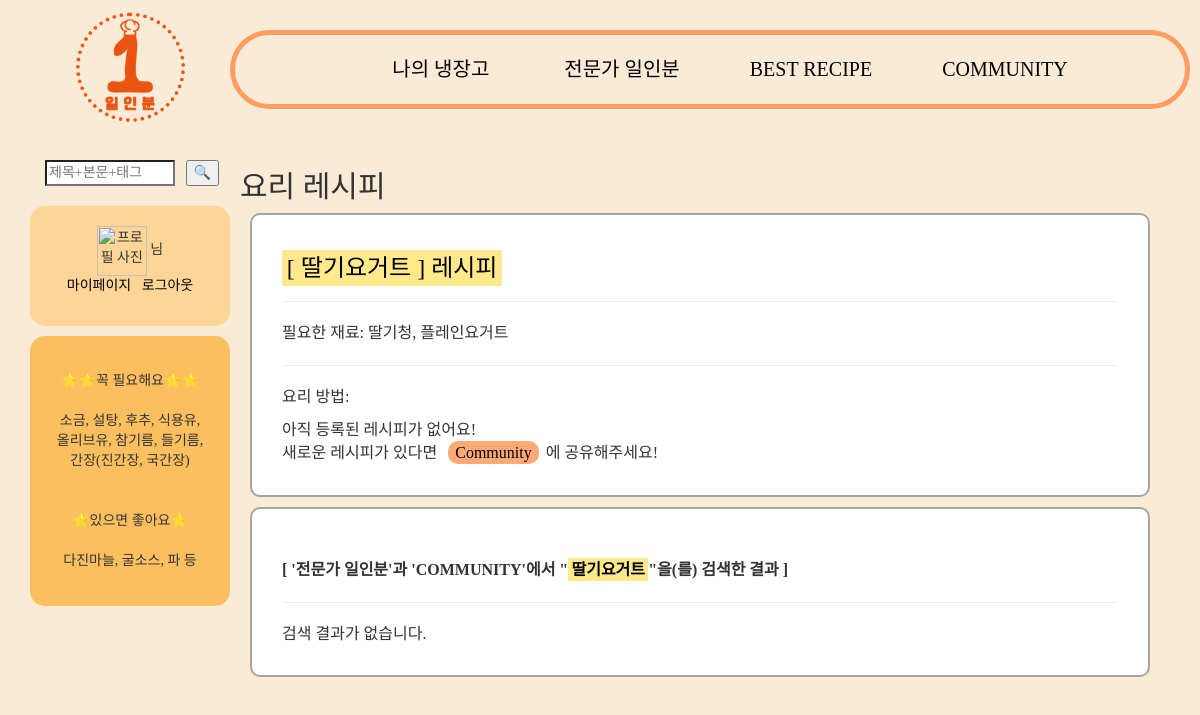
Before: /recipy/11/ (signed in) with the older database file.
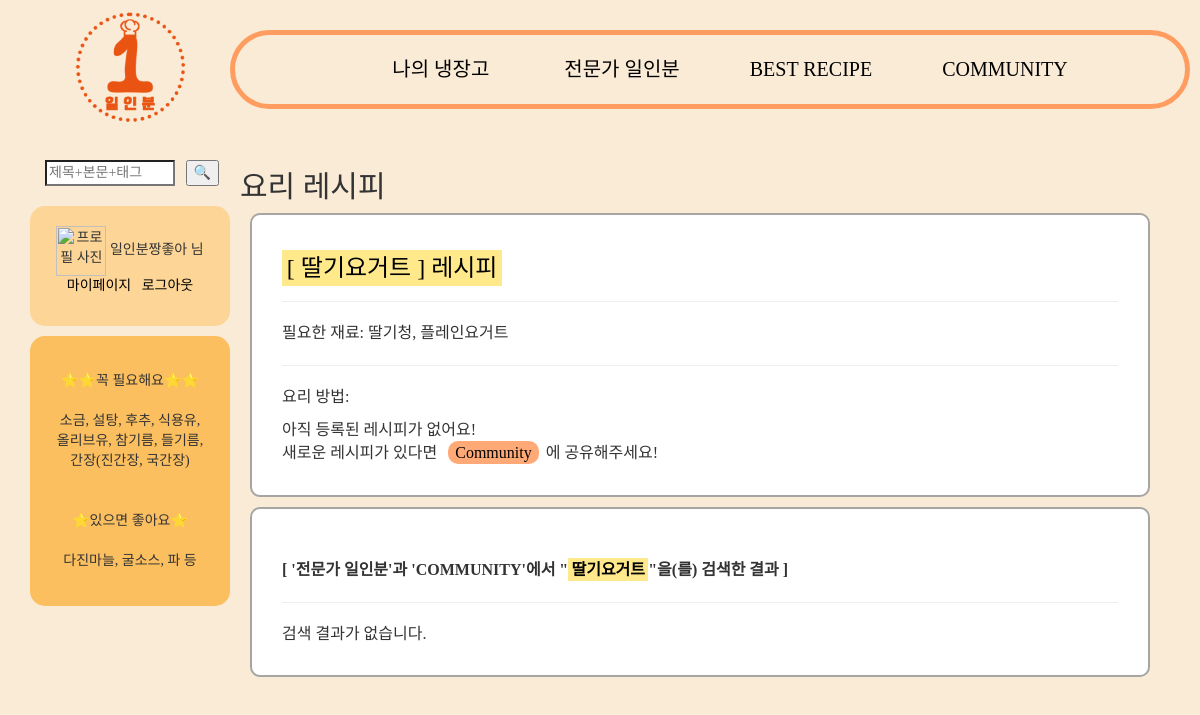
After: the same page with the newer database file.
### accounts/models.py (models this page shows, shortened)
class CustomerUser(AbstractUser):
    POSITION = (
        ('일반', '일반'),
        ('사업자', '사업자'),
    )
    position = models.CharField(verbose_name='등급', max_length=1000, choices=POSITION)
    upload = CloudinaryField('uploads',blank=True,null=True)
    profile = CloudinaryField('images/',default='default_susbwu.JPG',blank=True,null=False)
    nickname = models.CharField(max_length=100)
    email = models.EmailField()

### home/views.py (the view)
# urls.py: path('recipy/<int:dish_id>/', home.views.recipy, name="recommendrecipy"),
def recipy(request, dish_id):
    dish_recipy = get_object_or_404(Dish, pk = dish_id)
    post_object = Post.objects.all()
    expert_object = Expert.objects.all()
    if dish_recipy:
        result = post_object.filter (title__contains=dish_recipy) | post_object.filter(content__contains = dish_recipy)
        result2 = expert_object.filter (title__contains = dish_recipy) | expert_object.filter(body__contains = dish_recipy)
    return render(request, 'recipy.html', {'dish' : dish_recipy, 'result': result, 'result2':result2})

### fridge/models.py (called while the page is built)
    def __str__(self):
        return self.name

### fridge/templates/recipy.html (shortened to what this page needs)
{% extends 'base.html' %}
{% block content %}
<!DOCTYPE html>
<html lang="ko">
<head>
</head>
<body>
    <h2>요리 레시피</h2>
    <article class="recipy">
        <section>
            <h3><mark>[ {{dish.name}} ] 레시피</mark></h3>
            <hr>
        </section>
        <section>
            <p>필요한 재료: {{dish.ingredients}}</p>
            <hr>
        </section>
        <section>
            <p>요리 방법: </p>
            {% if dish.recipy %}
            <pre style="font-family: 'Noto Sans KR'; font-size:12pt;">{{dish.recipy}}</pre>
            {% else %}
            <p>아직 등록된 레시피가 없어요! <br>
                새로운 레시피가 있다면 <a href="{% url 'list' %}" class="gocommunity" title="커뮤니티로 이동">Community</a>에 공유해주세요!</p>
            {% endif%}
        </section>
    </article>
    <article class="recipy">
        <section>
            <div class="row mt-5">
                <div class="col-12">
                    <b>[ '전문가 일인분'과 'COMMUNITY'에서 "<mark>{{dish.name}}</mark>"을(를) 검색한 결과 ]</b><hr>
                    {% if result or result2 %}
                    <table class="table table-hover">
                <thead>
                    <tr>
                    <th scope="col" style="text-align:center;">No</th>
                    <th scope="col" style="text-align:center;">제목</th>
                    <th scope="col" style="text-align:center;">글쓴이</th>
                    <th scope="col" style="text-align:center;">작성일</th>
                    <th scope="col" style="text-align:center;">추천수</th>
                    <th scope="col" style="text-align:center;">게시판</th>
                    </tr>
                </thead>
                <tbody style="text-align:center;">
                        {% for post in result %}
                        <tr>
                        <th scope="row"> {{forloop.revcounter}} </th>
                        <td><a href="{% url 'postshow' post.id %}">{{post.title}}</a></td>
                        <td>{{ post.writer }}</td>
                        <td>{{ post.pub_date }}</td>
                        <td>{{ post.like.all.count }}</td>
                        <td> COMMUNITY </td>
                        </tr>
                        {% endfor %}
                        {% for expert in result2 %}
                        <tr>
                        <th scope="row">{{ expert.id }}</th>
                        <td><a href="{% url 'detail' expert.id %}">{{ expert.title }}</a></td>
                        <td>{{ expert.writer }}</td>
                        <td>{{ expert.pub_date }}</td>
                        <td></td>
                        <td> 전문가일인분 </td>
                        {% endfor %}
                        {% else %}
                            <p>검색 결과가 없습니다.</p>
                    {% endif %}
                </div>
            </div>
        </section>
    </article>
</body>
</html>
{% endblock %}

### oneportion/templates/base.html (shortened to what this page needs)
{% load bootstrap4 %}
{% bootstrap_css %}
{% load static %}
<head>
<link rel="stylesheet" href="https://maxcdn.bootstrapcdn.com/bootstrap/3.3.2/css/bootstrap.min.css">
<link rel="stylesheet" href="https://maxcdn.bootstrapcdn.com/bootstrap/3.3.2/css/bootstrap-theme.min.css">
</head>
<body style="background-color: antiquewhite;">
<div class="container">
  <div class="row">
      <div class="col-md-2 logo">
        <a href="{% url 'main' %}"><img src = "{% static 'logoplus.png' %}" width = "110px" alt="로고"></a>
      </div>
      <div id="bar" class="col-md-10">
        <nav>
          <ul>
            <li class="nav-item">
                <a class="nav-link" href="{% url 'myfridge' %}">나의 냉장고 &nbsp;&nbsp;&nbsp;&nbsp;&nbsp;&nbsp;&nbsp;&nbsp;&nbsp;&nbsp;</a>
              </li>
            <li class="nav-item">
              <a class="nav-link" href="{% url 'expert_list' %}">전문가 일인분&nbsp;&nbsp;&nbsp;&nbsp;&nbsp;&nbsp;&nbsp;&nbsp;&nbsp;&nbsp;</a>
            </li>
            <li class="nav-item">
              <a class="nav-link" href="{% url 'likelist' %}">BEST RECIPE&nbsp;&nbsp;&nbsp;&nbsp;&nbsp;&nbsp;&nbsp;&nbsp;&nbsp;&nbsp;</a>
            </li>
            <li class="nav-item">
                <a class="nav-link" href="{% url 'list' %}">COMMUNITY</a>
            </li>
          </ul>
      </nav>
      </div>
      <div id="search" class="col-md-2">
        <div>
        <form action = "{% url 'result' %}" method = "get">
          <input id="searchtext" type = "search" placeholder="제목+본문+태그" style="font-family:'굴림';" name = "query">&nbsp;&nbsp;&nbsp;
          <input id = "searchbutton" type = "submit" name="" value="🔍">
        </form>
      </div>
      <div id="my">
        {% if user.is_authenticated %}
          <img width="50px" height="50px" alt="프로필 사진" src = "{{ user.profile.url }}">
          {{ user.nickname }} 님<br>
            <a href="{% url 'mypage' %}">마이페이지</a>&nbsp;&nbsp;
            <a href="{% url 'logout' %}">로그아웃</a>
        {% else %}
            <br>
          <a href="{% url 'login' %}">로그인</a>&nbsp;&nbsp;
          <a href="{% url 'signup' %}">회원가입</a>
        {% endif %}
      </div>
      <div id="usual" >
      ⭐⭐꼭 필요해요⭐⭐ <br><br>
      소금, 설탕, 후추, 식용유,<br>올리브유, 참기름, 들기름,<br>간장(진간장, 국간장)<br><br><br>
      ⭐있으면 좋아요⭐<br><br>
      다진마늘, 굴소스, 파 등
      </div>
</div>
<div class="container col-md-10 page0">
  {% block content %}
  {% endblock %}
</div>
</body>

Changed rows visible on the page:
now on this page (row edited): CustomerUser: nickname "일인분짱좋아"
